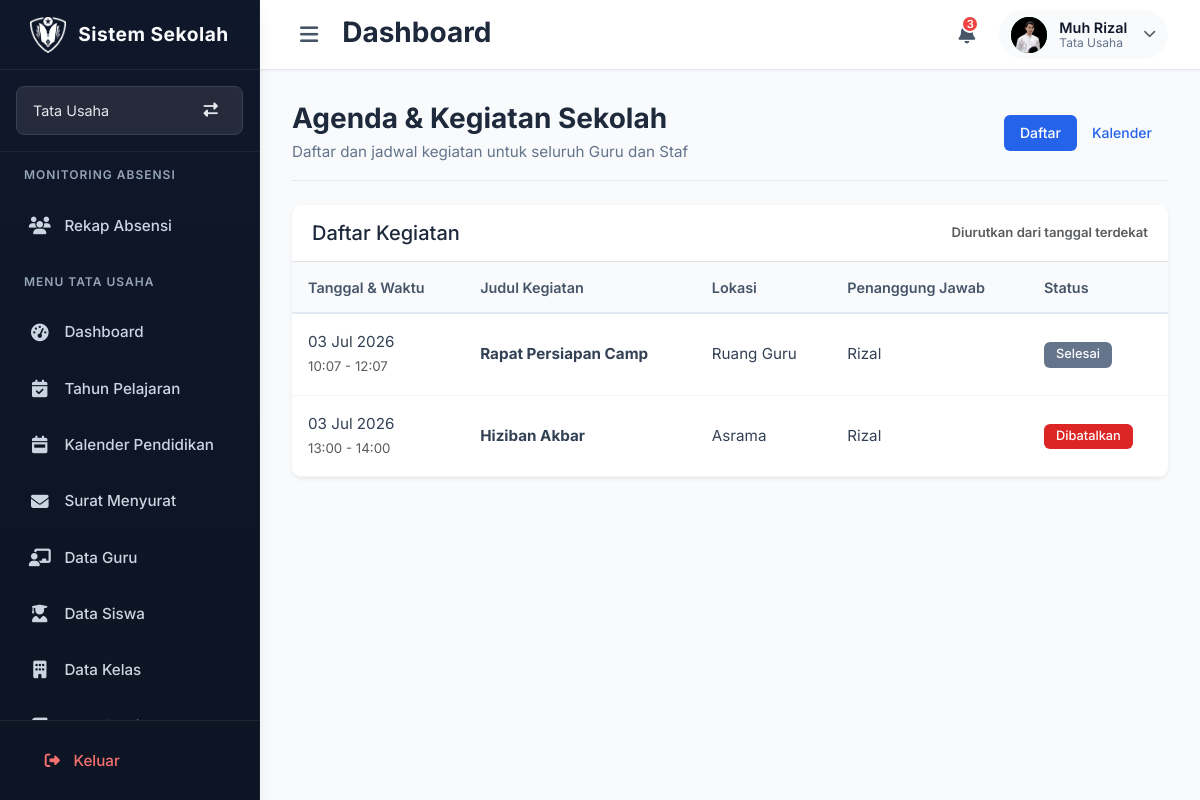
The app's page /agenda/ (signed in), older data.
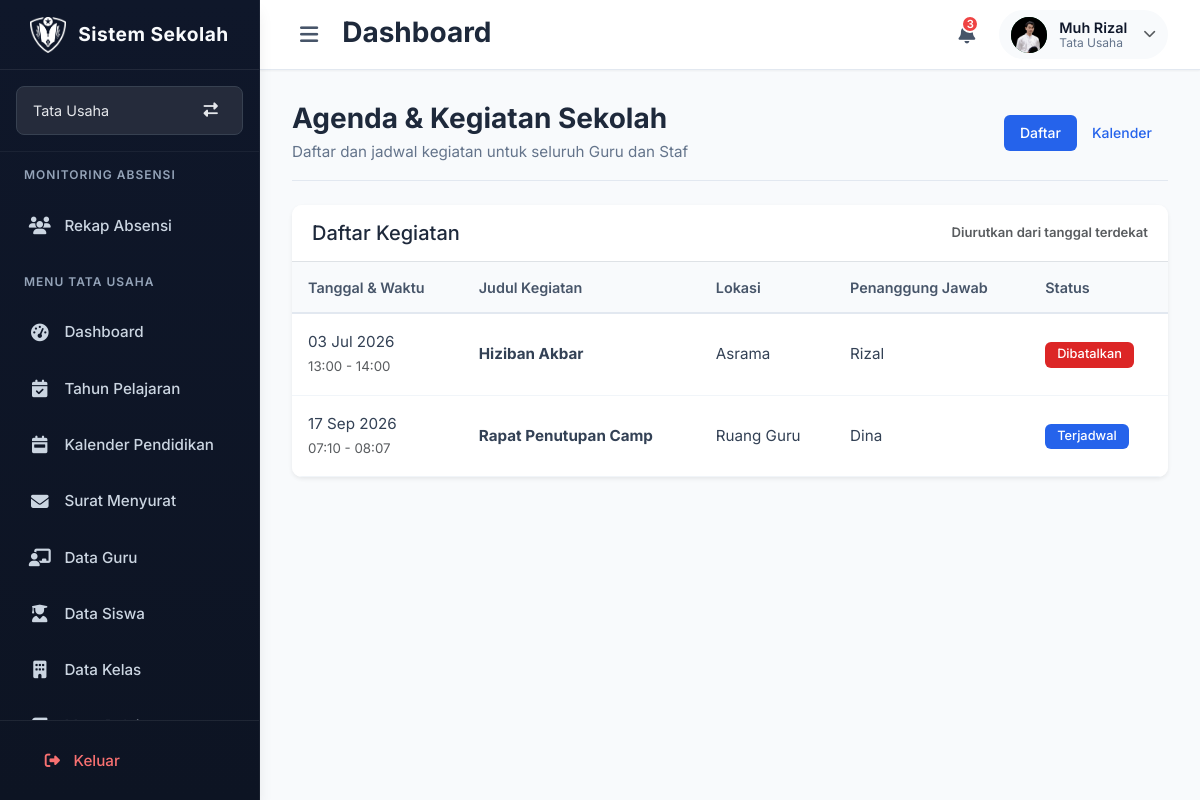
The same page, newer data.
### models.py (models this page shows, shortened)
class Guru(db.Model):
    __tablename__ = 'guru'
    nip = db.Column(db.String(50), nullable=True)
    nik = db.Column(db.String(20), nullable=True)
    gelar_depan = db.Column(db.String(30), nullable=True)
    gelar_belakang = db.Column(db.String(50), nullable=True)
    pendidikan_terakhir = db.Column(db.String(10), nullable=True)
    status_pernikahan = db.Column(db.String(20), nullable=True)
    id = db.Column(db.String(6), primary_key=True, unique=True, nullable=False)
    nama = db.Column(db.String(100), nullable=False)
    jenis_kelamin = db.Column(db.String(20), nullable=False)
    tempat_lahir = db.Column(db.String(100))
    tanggal_lahir = db.Column(db.Date)
    jabatan = db.Column(db.String(50), nullable=False)
    tugas_tambahan = db.Column(db.Text)
    sertifikasi = db.Column(db.Boolean, default=False)
    status = db.Column(db.String(20), default='Aktif')
    no_hp = db.Column(db.String(20))
    email = db.Column(db.String(100), unique=True, nullable=True)
    alamat = db.Column(db.Text)
    dibuat_pada = db.Column(db.DateTime, default=datetime.utcnow)
    foto_profil = db.Column(db.String(255), nullable=True)
    akun = db.relationship('User', backref='guru', uselist=False)

class AgendaKegiatan(db.Model):
    __tablename__ = 'agenda_kegiatan'
    id = db.Column(db.Integer, primary_key=True)
    judul = db.Column(db.String(200), nullable=False)
    deskripsi = db.Column(db.Text)
    tanggal_mulai = db.Column(db.DateTime, nullable=False)
    tanggal_selesai = db.Column(db.DateTime)
    lokasi = db.Column(db.String(150))
    penanggung_jawab = db.Column(db.String(100))
    status = db.Column(db.String(20), default='Terjadwal')
    dibuat_oleh = db.Column(db.String(100))
    dibuat_pada = db.Column(db.DateTime, default=datetime.utcnow)
    tahun_pelajaran = db.Column(db.String(20), nullable=False)

### routes/sections/kepsek/agenda.py (the view)
@agenda_bp.route('/')
def daftar_agenda():
    if not session.get('logged_in'):
        return redirect(url_for('login.halaman_login'))
    daftar = AgendaKegiatan.query.order_by(AgendaKegiatan.tanggal_mulai.asc()).all()
    sekarang = datetime.now()
    events = []
    daftar_dengan_status = []
    if daftar:
        for a in daftar:
            if a.status != "Dibatalkan":
                if a.tanggal_mulai > sekarang:
                    status = "Terjadwal"
                elif a.tanggal_selesai and a.tanggal_selesai < sekarang:
                    status = "Selesai"
                else:
                    status = "Berlangsung"
            else:
                status = "Dibatalkan"
            events.append({
                'id': a.id,
                'title': a.judul,
                'start': a.tanggal_mulai.strftime('%Y-%m-%dT%H:%M'),
                'end': a.tanggal_selesai.strftime('%Y-%m-%dT%H:%M') if a.tanggal_selesai else a.tanggal_mulai.strftime('%Y-%m-%dT%H:%M'),
                'status': status,
                'lokasi': a.lokasi or '',
                'pj': a.penanggung_jawab or ''
            })
            daftar_dengan_status.append({
                'id': a.id,
                'judul': a.judul,
                'deskripsi': a.deskripsi,
                'tanggal_mulai': a.tanggal_mulai,
                'tanggal_selesai': a.tanggal_selesai,
                'lokasi': a.lokasi,
                'penanggung_jawab': a.penanggung_jawab,
                'status': status
            })
    user_role = session.get('role', '')
    daftar_tugas = session.get('daftar_tugas', [])
    user = {
        'nama': session.get('user_name', 'Pengguna'),
        'jabatan': user_role,
        'tugas_tambahan': ", ".join(daftar_tugas) if isinstance(daftar_tugas, list) else "",
        'inisial': session.get('user_initials', 'U')
    }
    get_flashed_messages(with_categories=True)
    context = {
        'active_page': 'agenda',
        'halaman_aktif': 'utama',
        'role': user_role,
        'user': user,
        'user_name': session.get('user_name', ''),
        'daftar_agenda': daftar_dengan_status,
        'events': events,
        'tahun_pelajaran': g.tahun_pelajaran,  # ✅ Ganti jadi dinamis
        'semester': 'Genap'
    }
    return render_template('agenda.html', **context)

### templates/sections/kepsek/agenda.html (shortened to what this page needs)
{% extends "layout.html" %}
{% block extra_css %}
<link rel="stylesheet" href="{{ url_for('static', filename='css/jabatan/kepsek/agenda.css') }}">
{% endblock %}
{% block content %}
<div class="container-fluid px-4">
    <div class="page-header d-flex justify-content-between align-items-center mb-4">
        <div>
            <h2 class="page-title">Agenda & Kegiatan Sekolah</h2>
            <p class="page-subtitle">Daftar dan jadwal kegiatan untuk seluruh Guru dan Staf</p>
        </div>
        <div class="d-flex gap-2">
            <div class="btn-group" role="group">
                <button type="button" class="btn btn-outline-primary active" id="btnTampilanDaftar">Daftar</button>
                <button type="button" class="btn btn-outline-primary" id="btnTampilanKalender">Kalender</button>
            </div>
        </div>
    </div>
    <div id="tampilanDaftar" class="tampilan-aktif">
        <div class="card shadow-sm">
            <div class="card-header bg-white border-bottom d-flex justify-content-between align-items-center">
                <h5 class="mb-0">Daftar Kegiatan</h5>
                <span class="text-muted small">Diurutkan dari tanggal terdekat</span>
            </div>
            <div class="card-body p-0">
                {% if daftar_agenda %}
                <div class="table-responsive">
                    <table class="table table-hover align-middle mb-0">
                        <thead class="table-light">
                            <tr>
                                <th>Tanggal & Waktu</th>
                                <th>Judul Kegiatan</th>
                                <th>Lokasi</th>
                                <th>Penanggung Jawab</th>
                                <th>Status</th>
                            </tr>
                        </thead>
                        <tbody>
                            {% for a in daftar_agenda %}
                            <tr>
                                <td>
                                    {{ a.tanggal_mulai.strftime('%d %b %Y') }}<br>
                                    <small class="text-muted">{{ a.tanggal_mulai.strftime('%H:%M') }} - {{ a.tanggal_selesai.strftime('%H:%M') if a.tanggal_selesai else 'Selesai' }}</small>
                                </td>
                                <td><strong>{{ a.judul }}</strong><br><small class="text-muted">{{ a.deskripsi[:60] }}{% if a.deskripsi|length > 60 %}...{% endif %}</small></td>
                                <td>{{ a.lokasi or '-' }}</td>
                                <td>{{ a.penanggung_jawab or '-' }}</td>
                                <td>
                                    {% if a.status == 'Terjadwal' %}
                                        <span class="badge bg-primary">Terjadwal</span>
                                    {% elif a.status == 'Berlangsung' %}
                                        <span class="badge bg-success">Berlangsung</span>
                                    {% elif a.status == 'Selesai' %}
                                        <span class="badge bg-secondary">Selesai</span>
                                    {% else %}
                                        <span class="badge bg-danger">Dibatalkan</span>
                                    {% endif %}
                                </td>
                            </tr>
                            {% endfor %}
                        </tbody>
                    </table>
                </div>
                {% else %}
                <div class="text-center py-5 text-muted">
                    <i class="fa fa-calendar-times fa-3x mb-3"></i>
                    <p>Belum ada agenda kegiatan yang ditambahkan</p>
                </div>
                {% endif %}
            </div>
        </div>
    </div>
</div>
{% endblock %}

### templates/components/header.html (shortened to what this page needs)
<header class="header">
  <div class="header-left">
    <button class="toggle-sidebar" id="toggleSidebar">
      <i class="fas fa-bars"></i>
    </button>
    <h2 class="page-title">Dashboard</h2>
  </div>
  <div class="header-right d-flex align-items-center gap-3">
    <button class="notification-btn">
      <i class="fas fa-bell"></i>
      <span class="notification-badge">3</span>
    </button>
    <div class="user-profile" id="userProfileBtn">
      <div class="user-avatar">
        {% set nama_pengguna = session.get('user_name') or session.get('absensi_user_name', 'Pengguna') %}
        {% set foto = session.get('foto_profil') %}
        {% if foto %}
          <img src="{{ url_for('tampilkan_foto_profil', filename=foto) }}"
              alt="Foto Profil"
              onerror="this.style.display='none'; this.parentElement.innerHTML='{{ nama_pengguna | inisial_avatar }}';">
        {% else %}
          {{ nama_pengguna | inisial_avatar }}
        {% endif %}
      </div>
      <div class="user-info">
        <div class="user-name">
          {{ (session.get('user_name') or session.get('absensi_user_name', 'Pengguna')) | nama_singkat_dropdown }}
        </div>
        <div class="user-role">
          {% set aktif = session.get('halaman_aktif') | default('utama') %}
          {% if aktif == 'absensi' %}
            Guru
          {% elif aktif == 'bendahara' %}
            Bendahara
          {% elif aktif == 'admin_sistem' %}
            Admin Sistem
          {% elif aktif == 'wali_kelas' %}
            Wali Kelas
          {% elif aktif == 'waka_kurikulum' %}
            Waka Kurikulum
          {% elif aktif == 'waka_kesiswaan' %}
            Waka Kesiswaan
          {% elif aktif == 'pembina_ekskul' %}
            Pembina Ekstrakurikuler
          {% else %}
            {{ session.get('jabatan') or session.get('role', 'Pengguna Sistem') }}
          {% endif %}
        </div>
      </div>
      <i class="fas fa-chevron-down text-muted"></i>
    </div>
  </div>
</header>

Row changes from the older to the newer data that the page shows:
shown differently, row unchanged: AgendaKegiatan "03 Jul 2026": moves up the list
changed AgendaKegiatan "Ruang Guru": tanggal_mulai "03 Jul 2026" → "17 Sep 2026"; tanggal_mulai "10:07" → "07:10"; tanggal_selesai "12:07" → "08:07"; judul "Rapat Persiapan Camp" → "Rapat Penutupan Camp"; penanggung_jawab "Rizal" → "Dina"; text "Selesai" → "Terjadwal"
